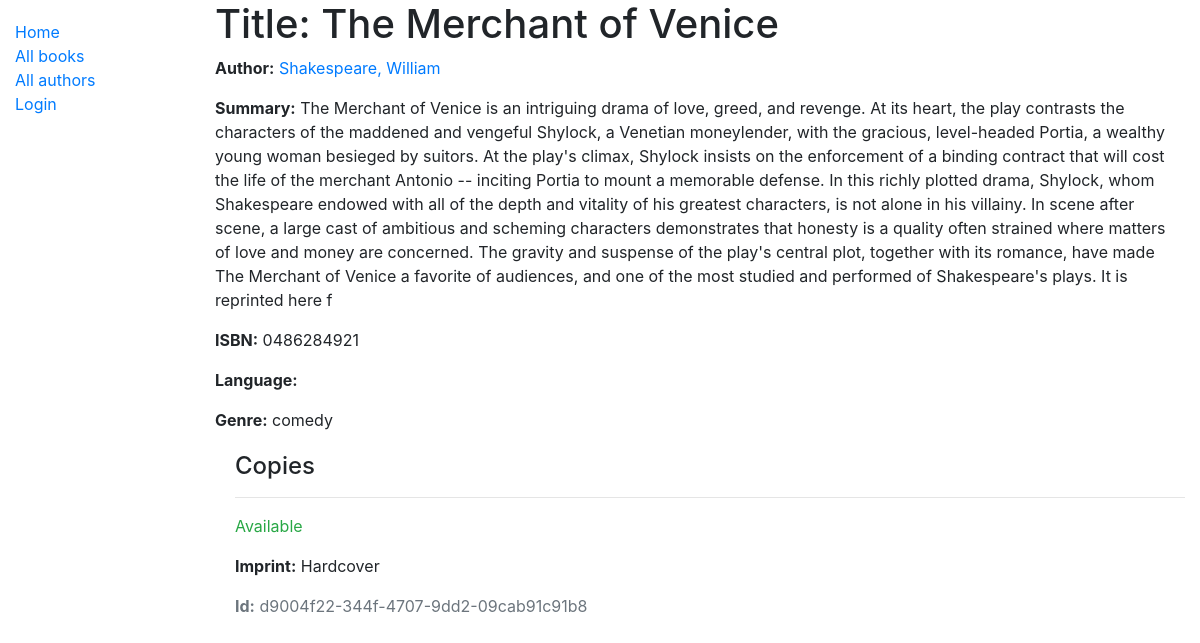
/catalog/book/1, run on the app's committed database.
### catalog/models.py (models this page shows, shortened)
class Book(models.Model):
    title = models.CharField(max_length=200)
    author = models.ForeignKey('Author', on_delete=models.SET_NULL, null=True)
    summary = models.TextField(max_length=1000, help_text='Enter a brief description of the book')
    isbn = models.CharField('ISBN', max_length=13, unique=True,
                             help_text='13 Character <a href="https://www.isbn-international.org/content/what-isbn">ISBN number</a>')
    genre = models.ManyToManyField(Genre, help_text='Select a genre for this book')
    def display_genre(self):
        """Create a string for the Genre. This is required to display genre in Admin."""
        return ', '.join(genre.name for genre in self.genre.all()[:3])
    display_genre.short_description = 'Genre'

class Author(models.Model):
    first_name = models.CharField(max_length=100)
    last_name = models.CharField(max_length=100)
    date_of_birth = models.DateField(null=True, blank=True)
    date_of_death = models.DateField('Died', null=True, blank=True)
    class Meta:
        ordering = ['last_name', 'first_name']
    def get_absolute_url(self):
        return reverse('author-detail', args=[str(self.id)])
    def __str__(self):
        return f'{self.last_name}, {self.first_name}'

class Genre(models.Model):
    name = models.CharField(max_length=200, help_text='Enter a book genre (e.g. Science Fiction)')
    def __str__(self):
        return self.name

class BookInstance(models.Model):
    id = models.UUIDField(primary_key=True, default=uuid.uuid4, help_text='Unique ID for this particular book across whole library')
    book = models.ForeignKey('Book', on_delete=models.RESTRICT, null=True)
    imprint = models.CharField(max_length=200)
    due_back = models.DateField(null=True, blank=True)
    borrower = models.ForeignKey(User, on_delete=models.SET_NULL, null=True, blank=True)
    LOAN_STATUS = (
        ('m', 'Maintenance'),
        ('o', 'On loan'),
        ('a', 'Available'),
        ('r', 'Reserved'),
    )
    status = models.CharField(
        max_length=1,
        choices=LOAN_STATUS,
        blank=True,
        default='m',
        help_text='Book availability',
    )
    class Meta:
        ordering = ['due_back']
        permissions = (("can_mark_returned", "Set book as returned"),)

### catalog/views.py (the view)
# urls.py: path('book/<int:pk>', views.BookDetailView.as_view(), name='book-detail'),
class BookDetailView(generic.DetailView):
    model = Book

### catalog/templates/catalog/book_detail.html (shortened to what this page needs)
{% extends "base_generic.html" %}
{% block content %}
  <h1>Title: {{ book.title }}</h1>
  <p><strong>Author:</strong> <a href="{{ book.author.get_absolute_url }}">{{ book.author }}</a></p>
  <p><strong>Summary:</strong> {{ book.summary }}</p>
  <p><strong>ISBN:</strong> {{ book.isbn }}</p>
  <p><strong>Language:</strong> {{ book.language }}</p>
  <p><strong>Genre:</strong> {{ book.genre.all|join:", " }}</p>
  <div style="margin-left:20px;margin-top:20px">
    <h4>Copies</h4>
    {% for copy in book.bookinstance_set.all %}
      <hr>
      <p class="{% if copy.status == 'a' %}text-success{% elif copy.status == 'm' %}text-danger{% else %}text-warning{% endif %}">
        {{ copy.get_status_display }}
      </p>
      <p><strong>Imprint:</strong> {{ copy.imprint }}</p>
      <p class="text-muted"><strong>Id:</strong> {{ copy.id }}</p>
    {% endfor %}
  </div>
{% endblock %}

### data on the page
Book: title "The Merchant of Venice", author "Shakespeare, William", summary "The Merchant of Venice is an intriguing drama of love, greed, and revenge. At its heart, the play contrasts the characters of the maddened and vengeful Shylock, a Venetian moneylender, with the gracious, level-headed Portia, a wealthy young woman besieged by suitors. At the play's climax, Shylock insists on the enforcement of a binding contract that will cost the life of the merchant Antonio -- inciting Portia to mount a memorable defense. In this richly plotted drama, Shylock, whom Shakespeare endowed with all of the depth and vitality of his greatest characters, is not alone in his villainy. In scene after scene, a large cast of ambitious and scheming characters demonstrates that honesty…", isbn "0486284921", genre.all "comedy"
BookInstance: status "Available", imprint "Hardcover", id "d9004f22-344f-4707-9dd2-09cab91c91b8"
